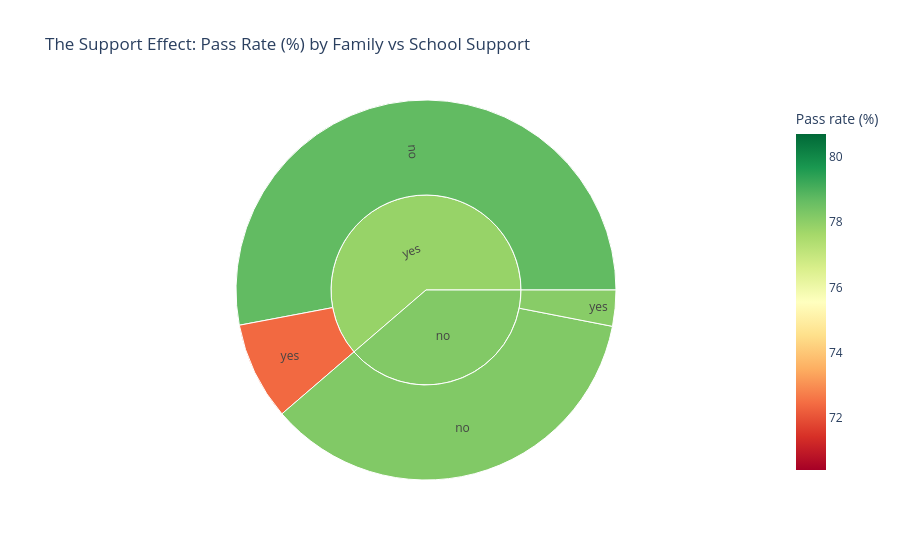

Notebook code cell kept with this figure:
### Code cell
sun_df = (combo.groupby(['famsup', 'schoolsup'], as_index=False)
            .agg(count=('G3', 'size'), pass_rate=('result_num', 'mean')))
sun_df['pass_rate'] = (sun_df['pass_rate'] * 100).round(1)
fig = px.sunburst(
    sun_df,
    path=['famsup', 'schoolsup'],
    values='count',
    color='pass_rate',
    color_continuous_scale='RdYlGn',
    range_color=(sun_df['pass_rate'].min() - 2, sun_df['pass_rate'].max() + 2),
    title='The Support Effect: Pass Rate (%) by Family vs School Support',
    labels={'famsup': 'Family support', 'schoolsup': 'School support',
            'pass_rate': 'Pass rate (%)'})
fig.update_layout(coloraxis_colorbar_title='Pass rate (%)')
fig.show()

### Figure 1 — Plotly figure (JSON) as saved in the notebook; plotly's stock layout.template omitted (floating-point values rounded to 4 significant figures)
{"data": [{"branchvalues": "total", "customdata": [[78.2], [78.1], [78.7], [72.4], [78.19], [77.84]], "domain": {"x": [0, 1], "y": [0, 1]}, "hovertemplate": "labels=%{label}<br>count=%{value}<br>parent=%{parent}<br>id=%{id}<br>Pass rate (%)=%{color}<extra></extra>", "ids": ["no/no", "no/yes", "yes/no", "yes/yes", "no", "yes"], "labels": ["no", "yes", "no", "yes", "no", "yes"], "marker": {"coloraxis": "coloraxis", "colors": [78.2, 78.1, 78.7, 72.4, 78.19, 77.84]}, "name": "", "parents": ["no", "no", "yes", "yes", "", ""], "type": "sunburst", "values": [372.0, 32.0, 553.0, 87.0, 404.0, 640.0]}], "layout": {"coloraxis": {"cmax": 80.7, "cmin": 70.4, "colorbar": {"title": {"text": "Pass rate (%)"}}, "colorscale": [[0, "rgb(165,0,38)"], [0.1, "rgb(215,48,39)"], [0.2, "rgb(244,109,67)"], [0.3, "rgb(253,174,97)"], [0.4, "rgb(254,224,139)"], [0.5, "rgb(255,255,191)"], [0.6, "rgb(217,239,139)"], [0.7, "rgb(166,217,106)"], [0.8, "rgb(102,189,99)"], [0.9, "rgb(26,152,80)"], [1, "rgb(0,104,55)"]]}, "legend": {"tracegroupgap": 0}, "title": {"text": "The Support Effect: Pass Rate (%) by Family vs School Support"}}}
